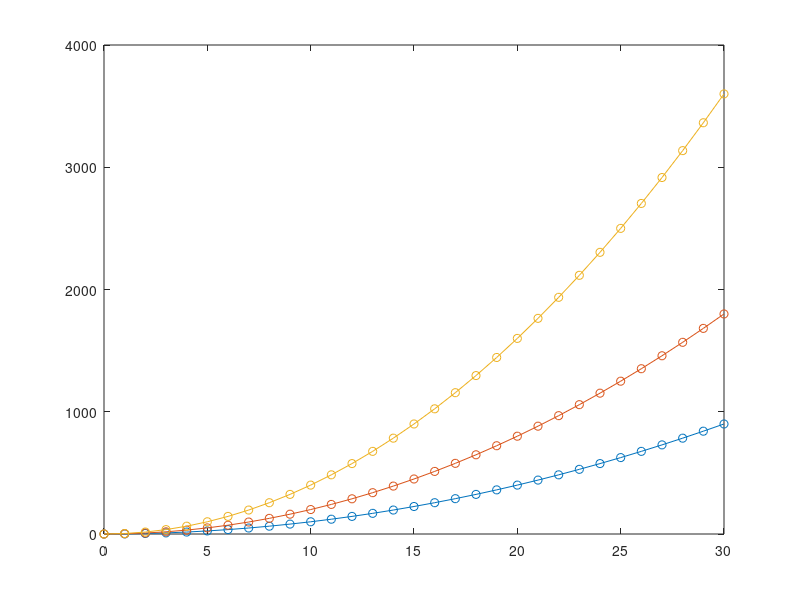

This figure's MATLAB source:
clear;

% must use column vector for multiple outputs
f = @(t,x,a,b,c) [a*t; b*t; c*t]; 

[t, y] = ode23(f, [0:30], [0,0,0], odeset(), 2,4,8);  

plot(t, y,'-o');